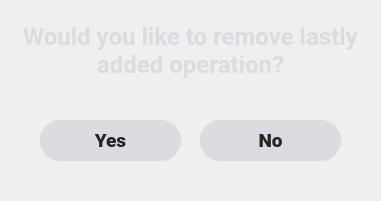
<?xml version="1.0" encoding="UTF-8"?>
<ui version="4.0">
 <class>RemoveOperationWindow</class>
 <widget class="QDialog" name="RemoveOperationWindow">
  <property name="geometry">
   <rect>
    <x>0</x>
    <y>0</y>
    <width>381</width>
    <height>201</height>
   </rect>
  </property>
  <property name="windowTitle">
   <string>Dialog</string>
  </property>
  <widget class="QPushButton" name="goBackBtn">
   <property name="geometry">
    <rect>
     <x>200</x>
     <y>120</y>
     <width>141</width>
     <height>41</height>
    </rect>
   </property>
   <property name="font">
    <font>
     <family>Roboto Black</family>
     <pointsize>14</pointsize>
     <weight>50</weight>
     <bold>false</bold>
    </font>
   </property>
   <property name="cursor">
    <cursorShape>PointingHandCursor</cursorShape>
   </property>
   <property name="styleSheet">
    <string notr="true">background-color:  #dadce1;
color: #242526;
border-radius: 20%




</string>
   </property>
   <property name="text">
    <string>No</string>
   </property>
   <property name="icon">
    <iconset>
     <normaloff>x-mark.png</normaloff>x-mark.png</iconset>
   </property>
   <property name="iconSize">
    <size>
     <width>24</width>
     <height>24</height>
    </size>
   </property>
  </widget>
  <widget class="QPushButton" name="removeOpBtn">
   <property name="geometry">
    <rect>
     <x>40</x>
     <y>120</y>
     <width>141</width>
     <height>41</height>
    </rect>
   </property>
   <property name="font">
    <font>
     <family>Roboto Black</family>
     <pointsize>14</pointsize>
     <weight>50</weight>
     <bold>false</bold>
    </font>
   </property>
   <property name="cursor">
    <cursorShape>PointingHandCursor</cursorShape>
   </property>
   <property name="styleSheet">
    <string notr="true">background-color:  #dadce1;
color: #242526;
border-radius: 20%




</string>
   </property>
   <property name="text">
    <string>Yes</string>
   </property>
   <property name="icon">
    <iconset>
     <normaloff>yes.png</normaloff>yes.png</iconset>
   </property>
   <property name="iconSize">
    <size>
     <width>24</width>
     <height>24</height>
    </size>
   </property>
  </widget>
  <widget class="QLabel" name="label">
   <property name="geometry">
    <rect>
     <x>20</x>
     <y>10</y>
     <width>341</width>
     <height>81</height>
    </rect>
   </property>
   <property name="font">
    <font>
     <family>Roboto</family>
     <pointsize>18</pointsize>
     <weight>75</weight>
     <bold>true</bold>
    </font>
   </property>
   <property name="acceptDrops">
    <bool>true</bool>
   </property>
   <property name="styleSheet">
    <string notr="true">color: #dadce1</string>
   </property>
   <property name="text">
    <string>&lt;html&gt;&lt;head/&gt;&lt;body&gt;&lt;p align=&quot;center&quot;&gt;Would you like to remove lastly added operation?&lt;/p&gt;&lt;/body&gt;&lt;/html&gt;</string>
   </property>
   <property name="scaledContents">
    <bool>false</bool>
   </property>
   <property name="wordWrap">
    <bool>true</bool>
   </property>
  </widget>
 </widget>
 <resources/>
 <connections/>
</ui>
